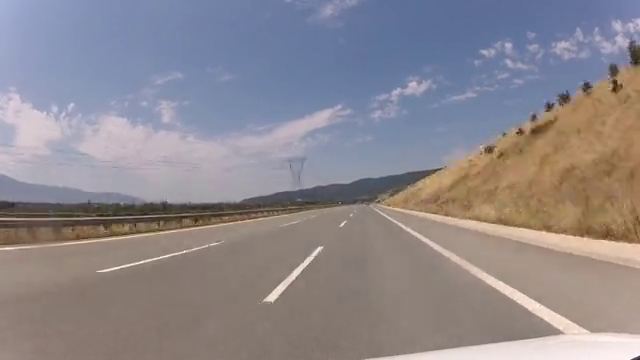
#> input picture frame 24 of LaneDetectionProject/road.mp4, 640 x 360 px, given in place of vtest.avi, which was not available
$ python tut_basic_motion_detection.py
#> lines starting #> are read from the running program, lines starting #| are printed output that depends on the picture; after the words box and inside, x2 and y2 are one past the last pixel; in counts of white or black regions, pixels touching at a corner belong together; pictures that were not available may be replaced by others from this repository, and a replacement may not be noted
import cv2
import numpy as np

vid = cv2.VideoCapture('data/vtest.avi')

# Reading two frames from the video for comparison
ret, frame1 = vid.read()
#> frame1 is the input picture: shape (360, 640, 3); mean B, G, R 141.6, 136.4, 142.1
ret, frame2 = vid.read()
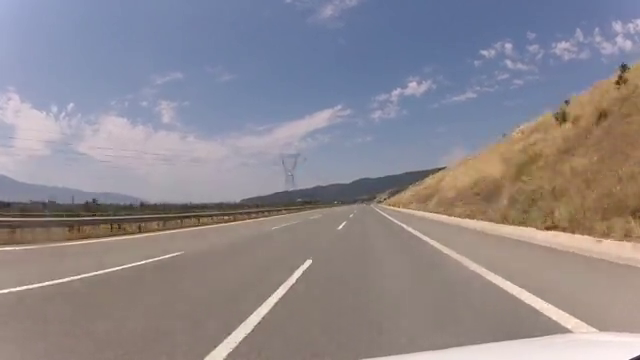
#> input picture frame 25 of LaneDetectionProject/road.mp4, 640 x 360 px, given in place of vtest.avi, which was not available
#> frame2 is the input picture: shape (360, 640, 3); mean B, G, R 142.4, 136.8, 142.4

while vid.isOpened():

    # finding difference between two frames.
    diff =  cv2.absdiff(frame1, frame2)
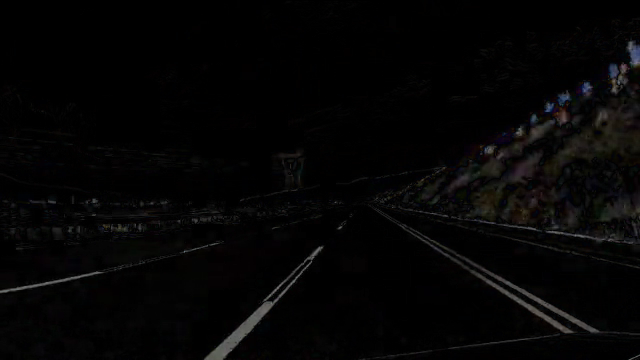
#> diff: shape (360, 640, 3); mean B, G, R 4.6, 4.7, 5
    # cv2.imshow('Difference', diff)

    # finding the edges of the objects found moving( edges of pixels that were changed in the two frames)
    edge = cv2.Canny(diff, 100,200)
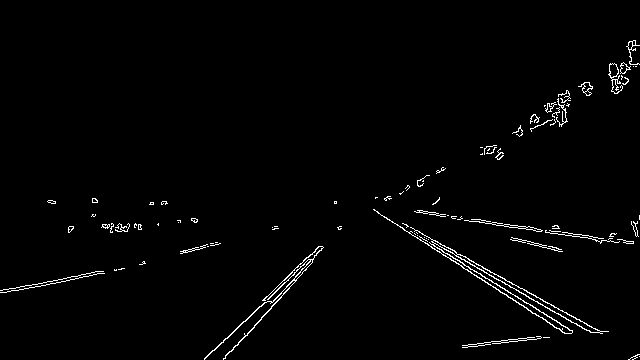
#> edge: shape (360, 640); 1.6% white in thin lines or dots, all inside (x1, y1, x2, y2) = (0, 40, 640, 360)

    # Processing the edges to get a clear edge around the moving object by first, adding Gaussian Blur, second, thresholding, third, dilating the edges.
    edge = cv2.GaussianBlur(edge, (5,5), 0)
    _, edge = cv2.threshold(edge, 20, 255, cv2.THRESH_BINARY)
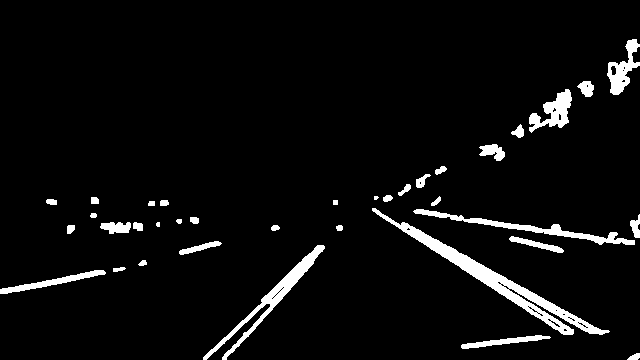
#> edge: shape (360, 640); 4.9% white; 36 white regions (2 under 20 px), largest, box (x1, y1, x2, y2) and area: (372, 208, 610, 335) 3212, (203, 245, 325, 360) 1597, (413, 209, 635, 245) 1267
    edge = cv2.dilate(edge, None, iterations=2)
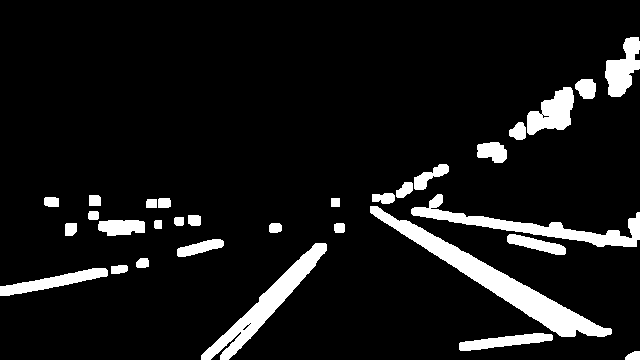
#> edge: shape (360, 640); 8.9% white; 31 white regions
    # cv2.imshow('Edge', edge)

    # Finding the contours on the objects detected moving
    contours, _ = cv2.findContours(edge, cv2.RETR_TREE, cv2.CHAIN_APPROX_SIMPLE)
#> contours = 36 contours, 5 with area under 20; largest, box (x1, y1, x2, y2) and area: (370, 206, 612, 337) 4752, (201, 243, 327, 360) 2786, (411, 194, 640, 247) 2500, (527, 87, 574, 135) 1288, (605, 37, 640, 97) 1158

    # For drawing rectangles around the moving objects and for reducing noise such as moving ropes and other smaller movements.
    for contour in contours:

        # to get the coordinates of the contours use cv2.boundingRect(contour)
        (x, y, w, h) = cv2.boundingRect(contour)

        # removing smaller contours as of ropes, so that only persons would be marked.
        if cv2.contourArea(contour) < 800:
            continue

        # Drawing Rectangle around the detected obect
        cv2.rectangle(frame1, (x,y), (x+w, y+h), (0,255,0), 2)
#> this loop made 36 passes
#> (x, y, w, h) on passes 1, 2, 3, 4, 5, 6, 7, 10, 11, 12, 13, 14: (625, 351, 15, 9), (459, 333, 94, 18), (0, 268, 108, 28), (111, 265, 17, 9), (136, 258, 13, 10), (201, 243, 126, 117), (242, 324, 8, 7), (177, 239, 47, 18), (507, 234, 59, 21), (334, 223, 11, 10), (269, 223, 13, 10), (65, 223, 12, 13)
#> (contour, x, y, w, h) on passes 8, 9, 22, 34: ([[248, 324], [249, 323], [250, 324], [249, 325]], 248, 323, 3, 3), ([[249, 323], [250, 322], [251, 323], [250, 324]], 249, 322, 3, 3), ([[331, 198], [331, 206], [339, 206], [339, 198]], 331, 198, 9, 9), ([[541, 114], [542, 113], [543, 114], [542, 115]], 541, 113, 3, 3)
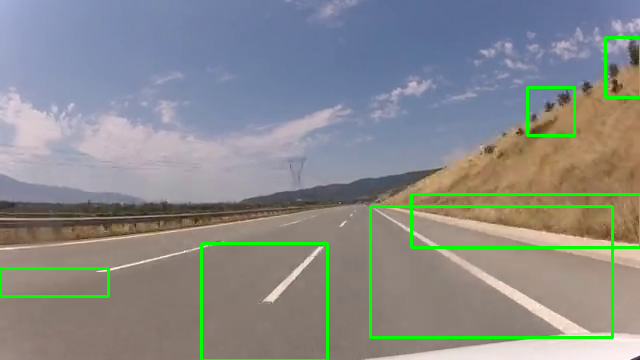
#> frame1: shape (360, 640, 3); 2.94% of pixels changed, all inside (x1, y1, x2, y2) = (0, 36, 640, 360)

    # Drawing contours on the frames. (We don't want to draw these contours on the final frames so commenting it out)
    # cv2.drawContours(frame1, contours, -1, (0,255,0), 2)

    # Displaying the contours added on the original frames.
    cv2.imshow('Video', frame1)

    # Preparing next frames for the same operations as above
    frame1 = frame2
    ret, frame2 = vid.read()
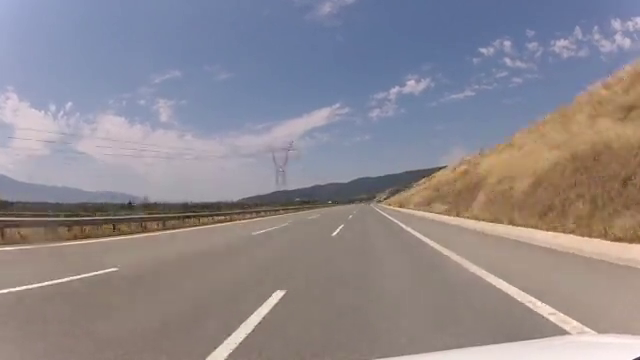
#> input picture frame 26 of LaneDetectionProject/road.mp4, 640 x 360 px, given in place of vtest.avi, which was not available
#> frame2 is the input picture: shape (360, 640, 3); mean B, G, R 142.5, 136.9, 142.6

    if cv2.waitKey(40) == ord('q') or ret == False:
#> (key q is pressed here)
        break

vid.release()
cv2.destroyAllWindows()

$ run again, starting later in the video
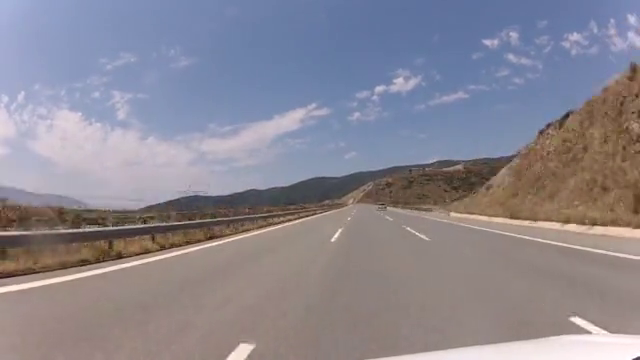
#> input picture frame 111 of LaneDetectionProject/road.mp4, 640 x 360 px, given in place of vtest.avi, which was not available
#> frame1 is the input picture: shape (360, 640, 3); mean B, G, R 145.9, 135.5, 139.4
#> `edge = cv2.dilate(edge, None, iterations=2)`:
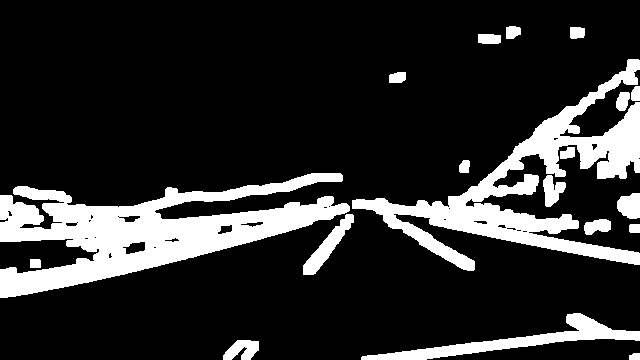
#> edge: shape (360, 640); 17.4% white; 19 white regions
#> contours = 45 contours, 16 with area under 20; largest, box (x1, y1, x2, y2) and area: (0, 173, 350, 298) 17760, (352, 59, 640, 271) 13646, (361, 313, 640, 360) 2832, (303, 214, 354, 275) 862, (617, 193, 640, 219) 444
#> the loop `for contour in contours:` made 45 passes
#> (x, y, w, h) on passes 1 to 8: (629, 353, 11, 7), (223, 340, 36, 20), (361, 313, 279, 47), (30, 259, 11, 9), (629, 224, 11, 9), (584, 219, 27, 16), (303, 214, 51, 61), (617, 193, 23, 26)
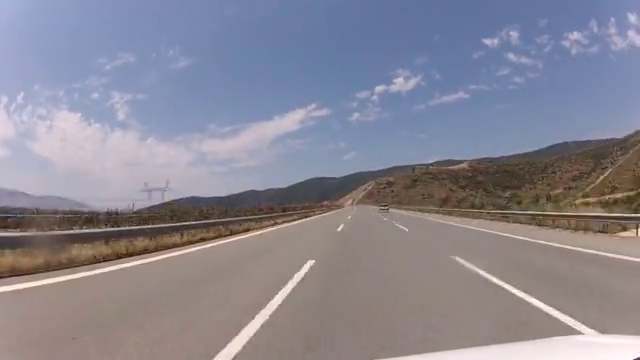
#> input picture frame 113 of LaneDetectionProject/road.mp4, 640 x 360 px, given in place of vtest.avi, which was not available
#> frame2 is the input picture: shape (360, 640, 3); mean B, G, R 147.2, 135, 137.6

$ run again, starting later in the video
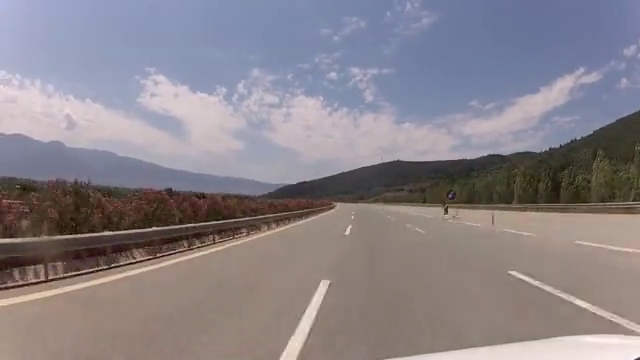
#> input picture frame 198 of LaneDetectionProject/road.mp4, 640 x 360 px, given in place of vtest.avi, which was not available
#> frame1 is the input picture: shape (360, 640, 3); mean B, G, R 137.2, 131.3, 137.9
#> `edge = cv2.dilate(edge, None, iterations=2)`:
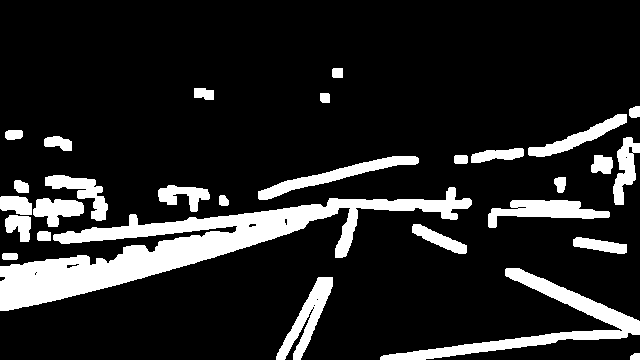
#> edge: shape (360, 640); 14.7% white; 29 white regions
#> contours = 40 contours, 8 with area under 20; largest, box (x1, y1, x2, y2) and area: (0, 187, 472, 311) 14220, (380, 268, 640, 360) 3884, (488, 200, 610, 228) 1540, (276, 277, 333, 360) 1516, (258, 156, 419, 200) 1510
#> the loop `for contour in contours:` made 40 passes
#> (x, y, w, h) on passes 1, 2, 3, 6, 7, 8, 9, 10: (630, 353, 10, 7), (276, 277, 57, 83), (312, 306, 3, 4), (380, 268, 260, 92), (2, 253, 16, 7), (573, 237, 54, 17), (37, 231, 14, 10), (412, 224, 55, 30)
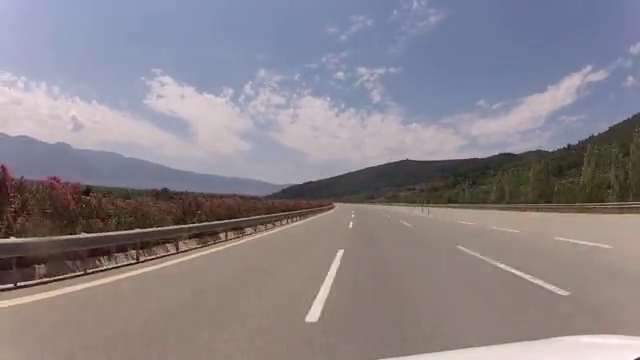
#> input picture frame 200 of LaneDetectionProject/road.mp4, 640 x 360 px, given in place of vtest.avi, which was not available
#> frame2 is the input picture: shape (360, 640, 3); mean B, G, R 137.2, 131.1, 137.8
